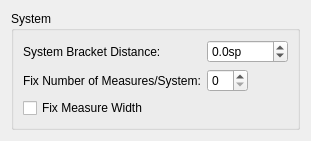
     <widget class="QWidget" name="Seite_8">
      <layout class="QVBoxLayout" name="verticalLayout_3">
       <item>
        <widget class="QGroupBox" name="groupBox_2">
         <property name="title">
          <string>System</string>
         </property>
         <property name="flat">
          <bool>true</bool>
         </property>
         <layout class="QVBoxLayout" name="verticalLayout_2">
          <item>
           <layout class="QFormLayout" name="formLayout">
            <property name="fieldGrowthPolicy">
             <enum>QFormLayout::ExpandingFieldsGrow</enum>
            </property>
            <item row="0" column="0">
             <widget class="QLabel" name="label_52">
              <property name="text">
               <string>System Bracket Distance:</string>
              </property>
             </widget>
            </item>
            <item row="0" column="1">
             <widget class="QDoubleSpinBox" name="bracketDistance">
              <property name="sizePolicy">
               <sizepolicy hsizetype="Preferred" vsizetype="Fixed">
                <horstretch>0</horstretch>
                <verstretch>0</verstretch>
               </sizepolicy>
              </property>
              <property name="suffix">
               <string>sp</string>
              </property>
              <property name="decimals">
               <number>1</number>
              </property>
              <property name="minimum">
               <double>-1000.000000000000000</double>
              </property>
              <property name="maximum">
               <double>1000.000000000000000</double>
              </property>
             </widget>
            </item>
            <item row="1" column="0">
             <widget class="QLabel" name="label_29">
              <property name="text">
               <string>Fix Number of Measures/System:</string>
              </property>
             </widget>
            </item>
            <item row="2" column="0">
             <widget class="QCheckBox" name="fixMeasureWidth">
              <property name="text">
               <string>Fix Measure Width</string>
              </property>
             </widget>
            </item>
            <item row="1" column="1">
             <widget class="QSpinBox" name="fixNumberMeasures"/>
            </item>
           </layout>
          </item>
         </layout>
        </widget>
       </item>
      </layout>
     </widget>
